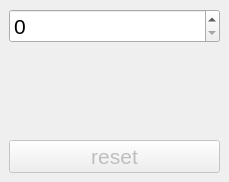
<?xml version="1.0" encoding="UTF-8"?>
<ui version="4.0">
 <class>MainWindow</class>
 <widget class="QMainWindow" name="MainWindow">
  <property name="geometry">
   <rect>
    <x>0</x>
    <y>0</y>
    <width>229</width>
    <height>182</height>
   </rect>
  </property>
  <widget class="QWidget" name="centralwidget">
   <layout class="QVBoxLayout">
    <item>
     <widget class="QSpinBox" name="spinBox_amount">
      <property name="font">
       <font>
        <pointsize>16</pointsize>
       </font>
      </property>
     </widget>
    </item>
    <item>
     <widget class="QLabel" name="label_even_odd">
      <property name="font">
       <font>
        <pointsize>16</pointsize>
       </font>
      </property>
     </widget>
    </item>
    <item>
     <widget class="QPushButton" name="pushButton_reset">
      <property name="enabled">
       <bool>false</bool>
      </property>
      <property name="font">
       <font>
        <pointsize>16</pointsize>
       </font>
      </property>
      <property name="text">
       <string>reset</string>
      </property>
     </widget>
    </item>
   </layout>
  </widget>
 </widget>
 <resources/>
 <connections/>
</ui>
